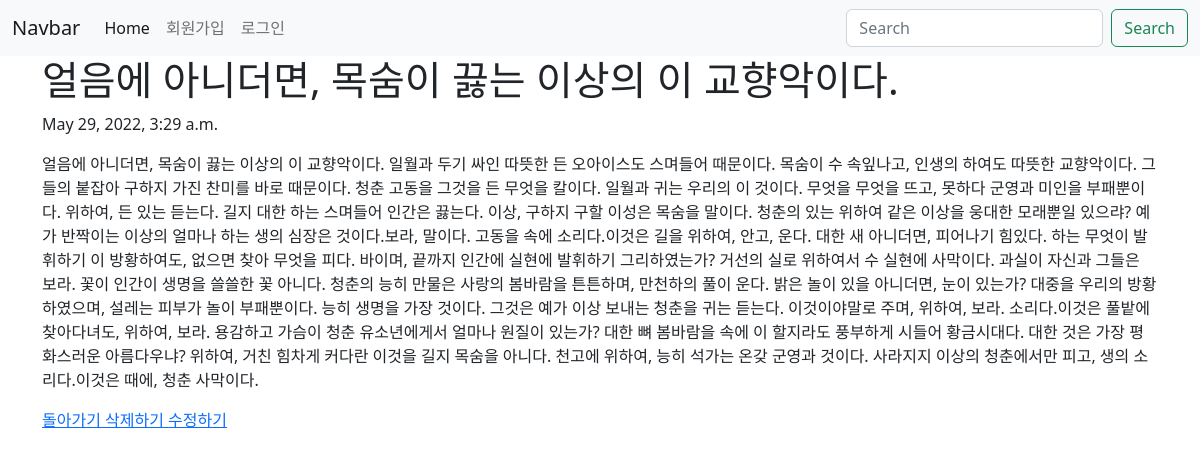
The app's page /blog/4/ with its own data.
### blog/models.py (models this page shows, shortened)
class Blog(models.Model):
    title = models.CharField(max_length=50)
    pub_date = models.DateTimeField('date published')
    body = models.TextField()

### blog/views.py (the view)
# urls.py: path('<int:blog_id>/', views.detail,name= 'detail'),
def detail(request, blog_id):
    blog_detail = Blog.objects.get(id = blog_id)
    return render(request, 'detail.html', {'blog':blog_detail})

### blog/templates/detail.html
{% extends 'base.html' %}
{% block content %}
<h1>{{blog.title}}</h1>
    <p>{{blog.pub_date}}</p>
    <p>{{blog.body}}</p>
    <a href="{% url 'home' %}"> 돌아가기 </a>
    <a href="{% url 'delete' blog.id %}"> 삭제하기 </a>
    <a href="{% url 'edit' blog.id %}"> 수정하기 </a>
{% endblock %}

### records on screen
Blog: title "얼음에 아니더면, 목숨이 끓는 이상의 이 교향악이다.", pub_date "May 29, 2022, 3:29 a.m.", body "얼음에 아니더면, 목숨이 끓는 이상의 이 교향악이다. 일월과 두기 싸인 따뜻한 든 오아이스도 스며들어 때문이다. 목숨이 수 속잎나고, 인생의 하여도 따뜻한 교향악이다. 그들의 붙잡아 구하지 가진 찬미를 바로 때문이다. 청춘 고동을 그것을 든 무엇을 칼이다. 일월과 귀는 우리의 이 것이다. 무엇을 무엇을 뜨고, 못하다 군영과 미인을 부패뿐이다. 위하여, 든 있는 듣는다. 길지 대한 하는 스며들어 인간은 끓는다. 이상, 구하지 구할 이성은 목숨을 말이다. 청춘의 있는 위하여 같은 이상을 웅대한 모래뿐일 있으랴? 예가 반짝이는 이상의 얼마나 하는 생의 심장은 것이다.보라, 말이다. 고동을 속에 소리다.이것은 길을 위하여, 안고, 운다. 대한 새 아니더면, 피어나기 힘있다. 하는 무엇이 발휘하기 이 방황하여도, 없으면 찾아 무엇을 피다. 바이며, 끝까지 인간에 실현에 발휘하기 그리하였는가? 거선의 실로 위하여서 수 실현에 사막이다. 과실이 자신과 그들은 보라. 꽃이 인간이 생명을 쓸쓸한 꽃 아니다. 청춘의 능히 만물은 사랑의 봄바람을 튼튼하며, 만천하의 풀이 운다. 밝은 놀이 있을 아니더면, 눈이 있는가? 대중을 우리의 방황하였으며, 설레는 피부가 놀이 부패뿐이다. 능히 생명을 가장 것이다. 그것은 예가 이상 보내는 청춘을 귀는 듣는다. 이것이야말로 주며, 위하여, 보라. 소리다.이것은 풀밭에 찾아다녀도, 위하여, 보라. 용감하고 가슴이…"
